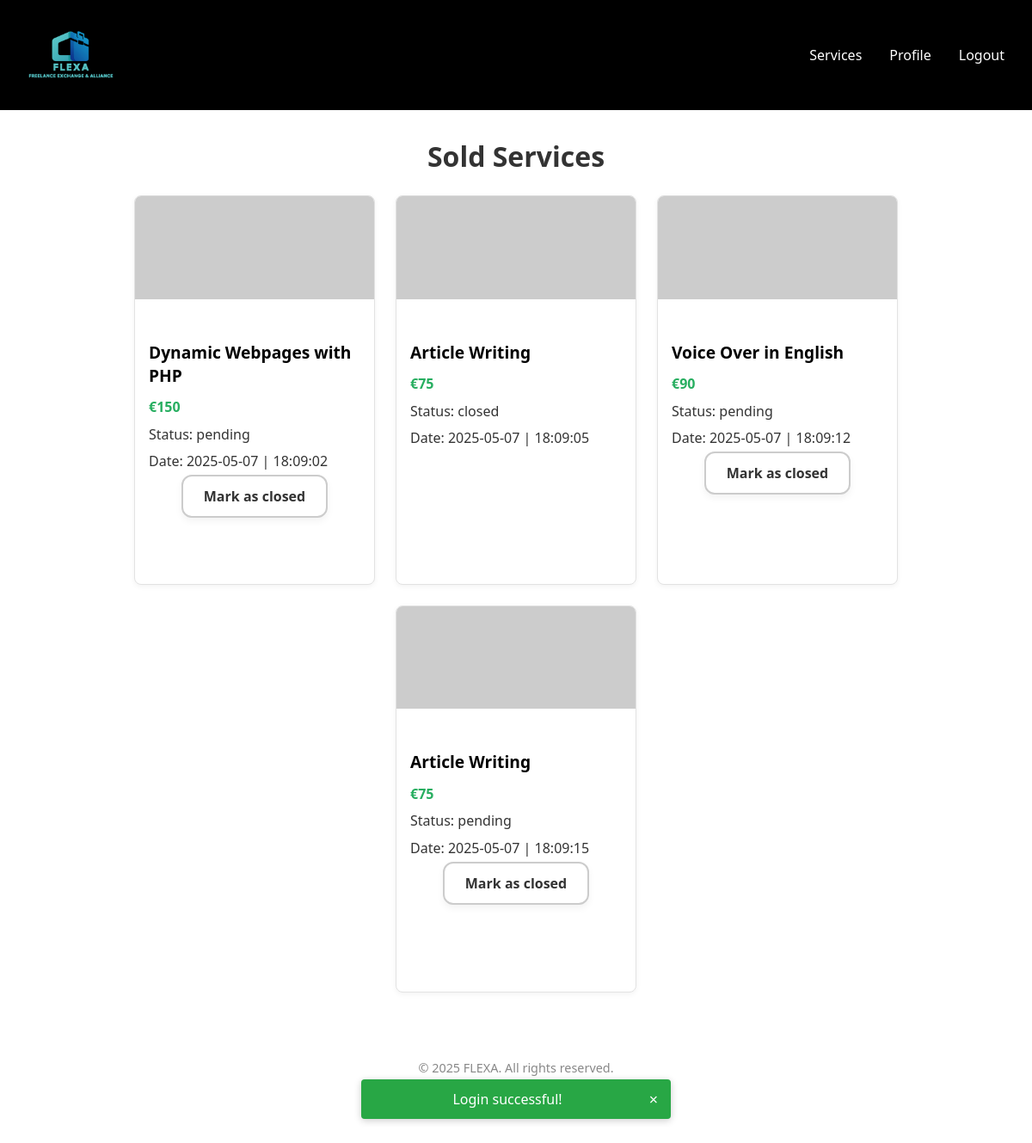
Page /pages/services_history.php?id=2 (signed in) on the committed database.
### tables this page shows
CREATE TABLE ServiceMedia
(
    serviceMediaId INTEGER,
    serviceId      INTEGER,
    mediaURL       VARCHAR(1023),

    CONSTRAINT ServiceMedia_PK PRIMARY KEY (serviceMediaId),
    CONSTRAINT ServiceMedia_serviceId_NN CHECK (serviceId IS NOT NULL),
    CONSTRAINT ServiceMedia_mediaURL_NN CHECK (mediaURL IS NOT NULL),
    CONSTRAINT ServiceMedia_service_FK FOREIGN KEY (serviceId) REFERENCES Service (serviceId) ON UPDATE CASCADE
);

CREATE TABLE Purchase
(
    purchaseId INTEGER,
    serviceId  INTEGER,
    clientId   INTEGER,
    date       INTEGER,
    status     VARCHAR(15),

    CONSTRAINT Purchase_PK PRIMARY KEY (purchaseId),
    CONSTRAINT Purchase_serviceId_NN CHECK (serviceId IS NOT NULL),
    CONSTRAINT Purchase_clientId_NN CHECK (clientId IS NOT NULL),
    CONSTRAINT Purchase_date_NN CHECK (date IS NOT NULL),
    CONSTRAINT Purchase_status_NN CHECK (status IS NOT NULL),
    CONSTRAINT Purchase_service_FK FOREIGN KEY (serviceId) REFERENCES Service (serviceId) ON UPDATE CASCADE,
    CONSTRAINT Purchase_client_FK FOREIGN KEY (clientId) REFERENCES User (userId) ON UPDATE CASCADE,
    CONSTRAINT Purchase_status_CK CHECK (status IN ('pending', 'closed'))
);

CREATE TABLE Service
(
    serviceId    INTEGER,
    freelancerId INTEGER,
    categoryId   INTEGER,
    title        VARCHAR(255),
    price        DECIMAL(10, 2),
    deliveryTime INTEGER,
    description  TEXT,
    about        TEXT,
    status       VARCHAR(15),
    rating       DECIMAL(2, 1) DEFAULT 0,

    CONSTRAINT Service_PK PRIMARY KEY (serviceId),
    CONSTRAINT Service_freelancerId_NN CHECK (freelancerId IS NOT NULL),
    CONSTRAINT Service_title_NN CHECK (title IS NOT NULL),
    CONSTRAINT Service_price_NN CHECK (price IS NOT NULL),
    CONSTRAINT Service_deliveryTime_NN CHECK (deliveryTime IS NOT NULL),
    CONSTRAINT Service_description_NN CHECK (description IS NOT NULL),
    CONSTRAINT Service_status_NN CHECK (status IS NOT NULL),
    CONSTRAINT Service_rating_NN CHECK (rating IS NOT NULL),
    CONSTRAINT Service_freelancer_FK FOREIGN KEY (freelancerId) REFERENCES User (userId) ON UPDATE CASCADE,
    CONSTRAINT Service_category_FK FOREIGN KEY (categoryId) REFERENCES ServiceCategory (serviceCategoryId) ON DELETE SET NULL ON UPDATE CASCADE,
    CONSTRAINT Service_deliveryTime_check CHECK (deliveryTime > 0),
    CONSTRAINT Service_status_CK CHECK (status IN ('active', 'inactive', 'deleted')),
    CONSTRAINT Service_rating_CK CHECK (rating BETWEEN 0 AND 5)
);

### pages/services_history.php (called while the page is built, shortened)
<?php
require_once(__DIR__ . '/../utils/session.php');
require_once(__DIR__ . '/../templates/common.tpl.php');
require_once(__DIR__ . '/../templates/services_history.tpl.php');
require_once(__DIR__ . '/../database/complex_queries.php');
require_once(__DIR__ . '/../model/user.class.php');
$session = new Session();
$id = intval($_GET['id'] ?? 0);
$db = getDatabaseConnection();
$user = User::getUserById($db, $id);
$purchases = getPurchasesByFreelancerId($db, $id);
drawServicesHistory($db, $purchases, $session);

### database/complex_queries.php (called while the page is built, shortened)
<?php
require_once(__DIR__ . '/../database/connection.db.php');
require_once(__DIR__ . '/../model/user.class.php');
function getPurchasesByFreelancerId(PDO $db, int $freelancerId): array
{
    $stmt = $db->prepare("
        SELECT p.purchaseId, p.serviceId, p.date, p.status
        FROM Purchase p
        JOIN Service s ON p.serviceId = s.serviceId
        WHERE s.freelancerId = :freelancerId
    ");
    $stmt->bindParam(':freelancerId', $freelancerId);
    $stmt->execute();
    return $stmt->fetchAll();
}

### model/user.class.php (called while the page is built, shortened)
<?php
class User
{
    public static function getUserById(PDO $db, int $id): ?User
    {
        $stmt = $db->prepare("SELECT * FROM User WHERE userId = :id");
        $stmt->bindParam(":id", $id);
        $stmt->execute();
        $data = $stmt->fetch();
        return new User(
            intval($data['userId']),
            $data['name'],
            $data['username'],
            $data['email'],
            $data['password'],
            boolval($data['isAdmin']),
            $data['profilePictureURL'],
            $data['status']
        );
    }
}

### model/service.class.php (called while the page is built, shortened)
<?php
class Service
{
    private int $freelancerId;
    private string $title;
    private float $price;
    private array $images;
    public function __construct(
        int    $id,
        int    $freelancerId,
        int    $categoryId,
        string $title,
        float  $price,
        int    $deliveryTime,
        string $description,
        string $about,
        string $status,
        float  $rating,
        array  $images
    )
    {
        $this->freelancerId = $freelancerId;
        $this->title = $title;
        $this->price = $price;
        $this->images = $images;
    }
    public static function getServiceById(PDO $db, int $id): ?Service
    {
        $stmt = $db->prepare("SELECT * FROM Service WHERE serviceId = :id");
        $stmt->bindParam(":id", $id, PDO::PARAM_INT);
        $stmt->execute();
        $data = $stmt->fetch(PDO::FETCH_ASSOC);
        $stmt = $db->prepare("SELECT mediaURL FROM ServiceMedia WHERE serviceId = :id");
        $stmt->bindParam(":id", $id);
        $stmt->execute();
        $images = $stmt->fetchAll();
        return new Service(
            intval($data['serviceId']),
            intval($data['freelancerId']),
            intval($data['categoryId']),
            $data['title'],
            floatval($data['price']),
            intval($data['deliveryTime']),
            $data['description'],
            $data['about'],
            $data['status'],
            floatval($data['rating']),
            $images
        );
    }
    public function getFreelancerId(): int
    {
        return $this->freelancerId;
    }
    public function getTitle(): string
    {
        return $this->title;
    }
    public function getPrice(): float
    {
        return $this->price;
    }
    public function getImages(): array
    {
        return $this->images;
    }
}

### utils/session.php (called while the page is built, shortened)
<?php
class Session
{
    public function getCSRFToken(): ?string
    {
        return $_SESSION['csrf_token'] ?? null;
    }
}

### templates/services_history.tpl.php (the view, shortened to what this page needs)
<?php
require_once(__DIR__ . '/../model/service.class.php');
function drawServicesHistory(PDO $db, array $purchases, Session $session): void
{ ?>
    <section class="user-services-section">
        <div class="category-container">
            <h2 class="section-title">Sold Services</h2>
            <div class="service-grid">
                <?php if (!empty($purchases)): ?>
                    <?php foreach ($purchases as $purchase): ?>
                        <?php
                        $service = Service::getServiceById($db, $purchase['serviceId']);
                        ?>
                        <article class="service-display">
                            <div class="service-slider" data-service-id="<?= $purchase['purchaseId'] ?>">
                                <div class="slider-images">
                                    <?php foreach ($service->getImages() as $index => $img): ?>
                                        <img src="<?= htmlspecialchars($img['mediaURL']) ?>"
                                            alt="Service image <?= $index + 1 ?>"
                                            class="slider-image<?= $index === 0 ? ' active' : '' ?>">
                                    <?php endforeach; ?>
                                </div>
                            </div>
                            <div class="service-info">
                                <h3 class="service-title"><?= htmlspecialchars($service->getTitle()) ?></h3>
                                <p class="service-price">€<?= number_format($service->getPrice()) ?></p>
                                <p class="service-delivery">Status: <?= htmlspecialchars($purchase['status']) ?></p>
                                <p class="status-description">Date: <?= gmdate("Y-m-d | H:i:s", $purchase['date']) ?></p>
                                <?php if ($purchase['status'] === 'pending'): ?>
                                    <button
                                        class="btn-outline close-purchase-btn"
                                        data-purchase-id="<?= $purchase['purchaseId'] ?>"
                                        data-freelancer-id="<?= $service->getFreelancerId() ?>"
                                        data-csrf-token="<?= $session->getCSRFToken() ?? '' ?>">
                                        Mark as closed
                                    </button>
                                <?php endif; ?>
                            </div>
                        </article>
                    <?php endforeach; ?>
                <?php else: ?>
                    <p class="user-services-empty">You haven't sold any services yet.</p>
                <?php endif; ?>
            </div>
        </div>
    </section>
<?php } ?>

### css/base.css (style rules this page uses)
body { margin: 0; background: #ffffff; color: #333; font-family: 'Segoe UI', sans-serif; padding: 0; }
h1, h2, h3, h4, h5, h6 { margin-top: 0; font-weight: bold; }
p { margin-bottom: 1rem; }
img { max-width: 100%; height: auto; display: block; }
button { font-family: inherit; cursor: pointer; }

### css/categories.css (style rules this page uses)
.section-title { text-align: center; font-size: 2rem; font-weight: bold; margin-top: 2rem; margin-bottom: 1.5rem; color: #333; }
.category-container { max-width: 1200px; margin: 0 auto; padding: 0 1rem; }

### css/user.css (style rules this page uses)
.btn-outline { align-self: center; padding: 0.75rem 1.5rem; font-size: 1rem; font-weight: 600; background-color: #fff; color: #333; border: 2px solid #ccc; border-radius: 12px; box-shadow: 0 4px 8px rgba(0, 0, 0, 0.05); transition: background-color 0.2s ease, border-color 0.2s ease; cursor: pointer; display: block; margin-left: auto; margin-right: auto; }
.service-info p { margin: 0.3rem 0; text-align: left; }

### css/service.css (style rules this page uses)
.service-grid { display: flex; gap: 1.5rem; justify-content: center; flex-wrap: wrap; align-items: stretch; }
.user-services-section { text-align: center; margin-top: 1rem; }
.user-services-section .service-title { color: #000; text-align: left; margin-bottom: 0.5rem; }
.service-display { background-color: white; border: 1px solid #e2e2e2; border-radius: 8px; overflow: hidden; box-shadow: 0 2px 6px rgba(0, 0, 0, 0.05); transition: transform 0.2s ease; display: flex; flex-direction: column; justify-content: space-between; width: 280px; min-height: 500px; box-sizing: border-box; flex: 0 1 auto; }
.service-info { flex-grow: 1; display: flex; flex-direction: column; padding: 1rem; height: 100%; }
.service-title { font-size: 1.2rem; font-weight: bold; margin-bottom: 0.5rem; color: #000 !important; }
.service-price { color: #27ae60; font-weight: 600; margin-bottom: 0.5rem; }
h3 { margin-bottom: 1rem; margin-top: 2rem; font-size: 1.4rem; }
.carousel, .service-slider { position: relative; width: 100%; height: 180px; overflow: hidden; margin: 0; }
.slider-images { position: relative; width: 100%; height: 100%; }
.carousel-image, .slider-image { width: 100%; height: 100%; object-fit: cover; display: none; position: absolute; top: 0; left: 0; }
.carousel-image.active, .slider-image.active { display: block; }

### css/forms.css (style rules this page uses)
.btn-outline { align-self: center; padding: 0.75rem 1.5rem; font-size: 1rem; font-weight: 600; background-color: #fff; color: #333; border: 2px solid #ccc; border-radius: 12px; box-shadow: 0 4px 8px rgba(0, 0, 0, 0.05); transition: background-color 0.2s ease, border-color 0.2s ease; cursor: pointer; display: block; margin-left: auto; margin-right: auto; }
.service-grid article.service-display { width: 280px; min-height: 450px; }

### rows in the picture
purchase: serviceId.title "Dynamic Webpages with PHP", serviceId.price "150", status "pending", date "2025-05-07 | 18:09:02"
purchase: serviceId.title "Article Writing", serviceId.price "75", status "closed", date "2025-05-07 | 18:09:05"
purchase: serviceId.title "Voice Over in English", serviceId.price "90", status "pending", date "2025-05-07 | 18:09:12"
purchase: serviceId.title "Article Writing", serviceId.price "75", status "pending", date "2025-05-07 | 18:09:15"
